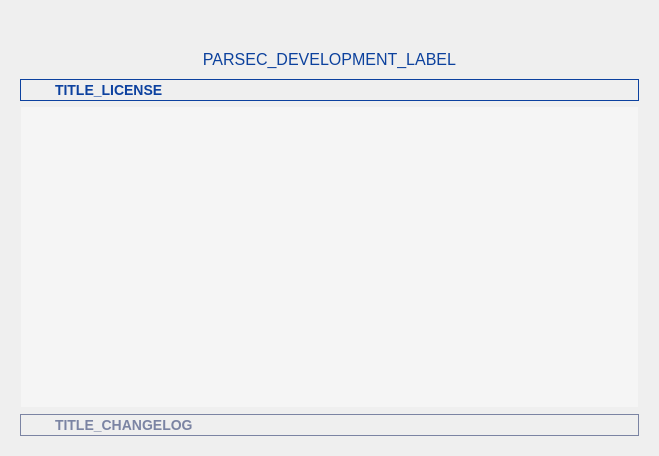
<?xml version="1.0" encoding="UTF-8"?>
<ui version="4.0">
 <class>AboutWidget</class>
 <widget class="QWidget" name="AboutWidget">
  <property name="geometry">
   <rect>
    <x>0</x>
    <y>0</y>
    <width>659</width>
    <height>456</height>
   </rect>
  </property>
  <property name="windowTitle">
   <string>Form</string>
  </property>
  <property name="styleSheet">
   <string notr="true">QLabel
{
color: rgb(12, 65, 157);
}

QToolBox::tab
{
font-weight: bold;
font-size: 14px;
padding-left: 30px;
padding-right: 30px;
}

QToolBox::tab:selected
{
color: rgb(12, 65, 159);
border-top: 1px solid rgb(12, 65, 159);
border-left: 1px solid rgb(12, 65, 159);
border-right: 1px solid rgb(12, 65, 159);
border-bottom: 1px solid rgb(12, 65, 159);
}

QToolBox::tab:!selected
{
color: rgb(123, 132, 163);
border-top: 1px solid rgb(123, 132, 163);
border-left: 1px solid rgb(123, 132, 163);
border-right: 1px solid rgb(123, 132, 163);
border-bottom: 1px solid rgb(123, 132, 163);
}

#text_license, #text_changelog
{
padding: 10px;
background-color: rgb(245, 245, 245);
}

QScrollBar:vertical
{
background: rgb(245, 245, 245);
}

QScrollBar::handle:vertical
{
background: rgb(12, 65, 157);
min-height: 15px;
}

QScrollBar::add-line:vertical, QScrollBar::sub-line:vertical
{
border: none;
background: none;
}</string>
  </property>
  <layout class="QVBoxLayout" name="verticalLayout">
   <property name="spacing">
    <number>10</number>
   </property>
   <property name="leftMargin">
    <number>20</number>
   </property>
   <property name="topMargin">
    <number>20</number>
   </property>
   <property name="rightMargin">
    <number>20</number>
   </property>
   <property name="bottomMargin">
    <number>20</number>
   </property>
   <item>
    <layout class="QHBoxLayout" name="horizontalLayout">
     <item>
      <spacer name="horizontalSpacer">
       <property name="orientation">
        <enum>Qt::Horizontal</enum>
       </property>
       <property name="sizeHint" stdset="0">
        <size>
         <width>40</width>
         <height>20</height>
        </size>
       </property>
      </spacer>
     </item>
     <item>
      <widget class="QLabel" name="label">
       <property name="minimumSize">
        <size>
         <width>500</width>
         <height>0</height>
        </size>
       </property>
       <property name="maximumSize">
        <size>
         <width>500</width>
         <height>16777215</height>
        </size>
       </property>
       <property name="text">
        <string/>
       </property>
       <property name="pixmap">
        <pixmap resource="../rc/resources.qrc">:/logos/images/logos/parsec.png</pixmap>
       </property>
       <property name="scaledContents">
        <bool>true</bool>
       </property>
       <property name="alignment">
        <set>Qt::AlignCenter</set>
       </property>
      </widget>
     </item>
     <item>
      <spacer name="horizontalSpacer_2">
       <property name="orientation">
        <enum>Qt::Horizontal</enum>
       </property>
       <property name="sizeHint" stdset="0">
        <size>
         <width>40</width>
         <height>20</height>
        </size>
       </property>
      </spacer>
     </item>
    </layout>
   </item>
   <item>
    <widget class="QLabel" name="label_2">
     <property name="font">
      <font>
       <pointsize>12</pointsize>
      </font>
     </property>
     <property name="text">
      <string>PARSEC_DEVELOPMENT_LABEL</string>
     </property>
     <property name="alignment">
      <set>Qt::AlignCenter</set>
     </property>
    </widget>
   </item>
   <item>
    <widget class="QToolBox" name="toolBox">
     <property name="cursor">
      <cursorShape>PointingHandCursor</cursorShape>
     </property>
     <property name="currentIndex">
      <number>0</number>
     </property>
     <widget class="QWidget" name="page1">
      <property name="geometry">
       <rect>
        <x>0</x>
        <y>0</y>
        <width>619</width>
        <height>241</height>
       </rect>
      </property>
      <property name="font">
       <font>
        <kerning>true</kerning>
       </font>
      </property>
      <property name="autoFillBackground">
       <bool>true</bool>
      </property>
      <property name="styleSheet">
       <string notr="true"/>
      </property>
      <attribute name="label">
       <string>TITLE_LICENSE</string>
      </attribute>
      <layout class="QVBoxLayout" name="verticalLayout_2">
       <property name="leftMargin">
        <number>1</number>
       </property>
       <property name="topMargin">
        <number>0</number>
       </property>
       <property name="rightMargin">
        <number>1</number>
       </property>
       <property name="bottomMargin">
        <number>1</number>
       </property>
       <item>
        <widget class="QTextEdit" name="text_license">
         <property name="frameShape">
          <enum>QFrame::NoFrame</enum>
         </property>
         <property name="frameShadow">
          <enum>QFrame::Plain</enum>
         </property>
         <property name="lineWidth">
          <number>0</number>
         </property>
         <property name="horizontalScrollBarPolicy">
          <enum>Qt::ScrollBarAlwaysOff</enum>
         </property>
         <property name="undoRedoEnabled">
          <bool>false</bool>
         </property>
         <property name="html">
          <string notr="true">&lt;!DOCTYPE HTML PUBLIC &quot;-//W3C//DTD HTML 4.0//EN&quot; &quot;http://www.w3.org/TR/REC-html40/strict.dtd&quot;&gt;
&lt;html&gt;&lt;head&gt;&lt;meta name=&quot;qrichtext&quot; content=&quot;1&quot; /&gt;&lt;style type=&quot;text/css&quot;&gt;
p, li { white-space: pre-wrap; }
&lt;/style&gt;&lt;/head&gt;&lt;body style=&quot; font-family:'Sans'; font-size:10pt; font-weight:400; font-style:normal;&quot;&gt;
&lt;p style=&quot;-qt-paragraph-type:empty; margin-top:0px; margin-bottom:0px; margin-left:0px; margin-right:0px; -qt-block-indent:0; text-indent:0px;&quot;&gt;&lt;br /&gt;&lt;/p&gt;&lt;/body&gt;&lt;/html&gt;</string>
         </property>
         <property name="acceptRichText">
          <bool>true</bool>
         </property>
         <property name="textInteractionFlags">
          <set>Qt::LinksAccessibleByKeyboard|Qt::LinksAccessibleByMouse|Qt::TextBrowserInteraction|Qt::TextSelectableByKeyboard|Qt::TextSelectableByMouse</set>
         </property>
        </widget>
       </item>
      </layout>
     </widget>
     <widget class="QWidget" name="page2">
      <property name="geometry">
       <rect>
        <x>0</x>
        <y>0</y>
        <width>619</width>
        <height>241</height>
       </rect>
      </property>
      <attribute name="label">
       <string>TITLE_CHANGELOG</string>
      </attribute>
      <layout class="QVBoxLayout" name="verticalLayout_3">
       <property name="leftMargin">
        <number>1</number>
       </property>
       <property name="topMargin">
        <number>0</number>
       </property>
       <property name="rightMargin">
        <number>1</number>
       </property>
       <property name="bottomMargin">
        <number>1</number>
       </property>
       <item>
        <widget class="QTextEdit" name="text_changelog">
         <property name="frameShape">
          <enum>QFrame::NoFrame</enum>
         </property>
         <property name="frameShadow">
          <enum>QFrame::Plain</enum>
         </property>
         <property name="lineWidth">
          <number>0</number>
         </property>
         <property name="horizontalScrollBarPolicy">
          <enum>Qt::ScrollBarAlwaysOff</enum>
         </property>
         <property name="undoRedoEnabled">
          <bool>false</bool>
         </property>
         <property name="html">
          <string notr="true">&lt;!DOCTYPE HTML PUBLIC &quot;-//W3C//DTD HTML 4.0//EN&quot; &quot;http://www.w3.org/TR/REC-html40/strict.dtd&quot;&gt;
&lt;html&gt;&lt;head&gt;&lt;meta name=&quot;qrichtext&quot; content=&quot;1&quot; /&gt;&lt;style type=&quot;text/css&quot;&gt;
p, li { white-space: pre-wrap; }
&lt;/style&gt;&lt;/head&gt;&lt;body style=&quot; font-family:'Sans'; font-size:10pt; font-weight:400; font-style:normal;&quot;&gt;
&lt;p style=&quot;-qt-paragraph-type:empty; margin-top:0px; margin-bottom:0px; margin-left:0px; margin-right:0px; -qt-block-indent:0; text-indent:0px;&quot;&gt;&lt;br /&gt;&lt;/p&gt;&lt;/body&gt;&lt;/html&gt;</string>
         </property>
         <property name="textInteractionFlags">
          <set>Qt::LinksAccessibleByKeyboard|Qt::LinksAccessibleByMouse|Qt::TextBrowserInteraction|Qt::TextSelectableByKeyboard|Qt::TextSelectableByMouse</set>
         </property>
        </widget>
       </item>
      </layout>
     </widget>
    </widget>
   </item>
  </layout>
 </widget>
 <resources>
  <include location="../rc/resources.qrc"/>
 </resources>
 <connections/>
</ui>
